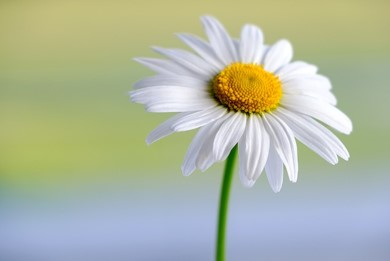
#> input picture Lab5/Assignment/Picture1.jpg, 390 x 261 px, found by its file name
$ python ripple.py
#> lines starting #> are read from the running program, lines starting #| are printed output that depends on the picture
import numpy as np
import cv2
import matplotlib.pyplot as plt
import math

img=cv2.imread("picture1.jpg")
#> img is the input picture: shape (261, 390, 3); mean B, G, R 161.4, 183.7, 175.6


def ripple(out,ax,ay,Tx,Ty):
 output = np.zeros((out.shape[0],out.shape[1]),np.uint8)
 for i in range (out.shape[1]): # column or width or x axis  wise
    for j in range(out.shape[0]): #row or height or y axis wise

        x = i + ax* np.sin((2*np.pi*j)/Tx)
        y = j + ay* np.sin((2*np.pi*i)/Ty)

        # four surrounding pixels
        #top left boundary
        x1 = int(x)
        y1 = int(y)

        #bottom right boundary

        x2 = x1 + 1
        y2 = y1 + 1

        if x1 in range (0,out.shape[1]) and y1 in range (0,out.shape[0]) and x2 in range (0,out.shape[1]) and y2 in range (0,out.shape[0]) :

            a =  x - x1
            b= y-y1

            top_left = out[y1,x1]
            top_right = out[y1,x2]
            bottom_left = out[y2,x1]
            bottom_right = out[y2,x2]

            mat_a = np.array([[1-a],[a]])
            mat_b = np.array([1-b,
                     b])
            mat_pixels = np.array([[top_left,top_right],
                          [bottom_left,bottom_right]])


            new = np.dot(mat_pixels,mat_a)
            new_intensity = np.dot(mat_b,new)

            output[j][i] = new_intensity.astype(np.uint8)

 return output


b,g,r = cv2.split(img)
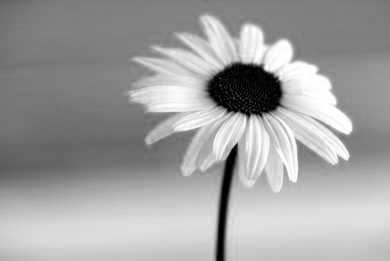
#> b: shape (261, 390); min 0, max 255, mean 161.4
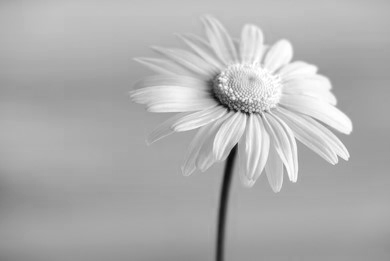
#> r: shape (261, 390); min 6, max 255, mean 175.6
out_b = ripple(b,10,15,50,70)
out_g = ripple(g,10,15,50,70)
out_r = ripple(r,10,15,50,70)

out1=cv2.merge([out_b,out_g,out_r])
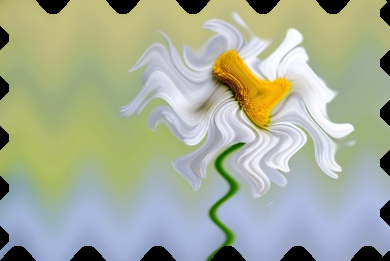
#> out1: shape (261, 390, 3); mean B, G, R 152.7, 174.2, 166.6
cv2.imshow('Ripple Effect 1', out1  )


b,g,r = cv2.split(img)
out_b = ripple(b,10,10,20,20)
#> call 4 of ripple, with ax = 10, ay = 10, Tx = 20, Ty = 20
#> after the loop in ripple (call 4), `for i in range (out.shape[1]):`:
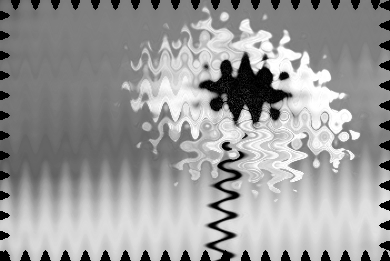
#> output: shape (261, 390); min 0, max 255, mean 154.6
out_g = ripple(g,10,10,20,20)
#> after the loop in ripple (call 5), `for i in range (out.shape[1]):`:
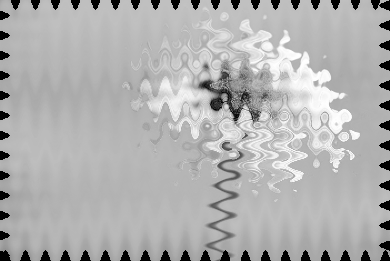
#> output: shape (261, 390); min 0, max 255, mean 176.2
out_r = ripple(r,10,10,20,20)
#> after the loop in ripple (call 6), `for i in range (out.shape[1]):`:
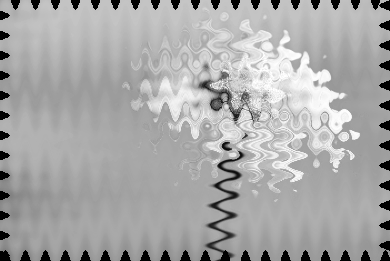
#> output: shape (261, 390); min 0, max 255, mean 168.5

out2=cv2.merge([out_b,out_g,out_r])
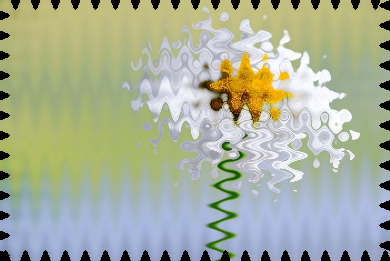
#> out2: shape (261, 390, 3); mean B, G, R 154.6, 176.2, 168.5

cv2.imshow('Original Image', img)
cv2.imshow('Ripple Effect 2', out2  )

cv2.waitKey(0)
cv2.destroyAllWindows()
